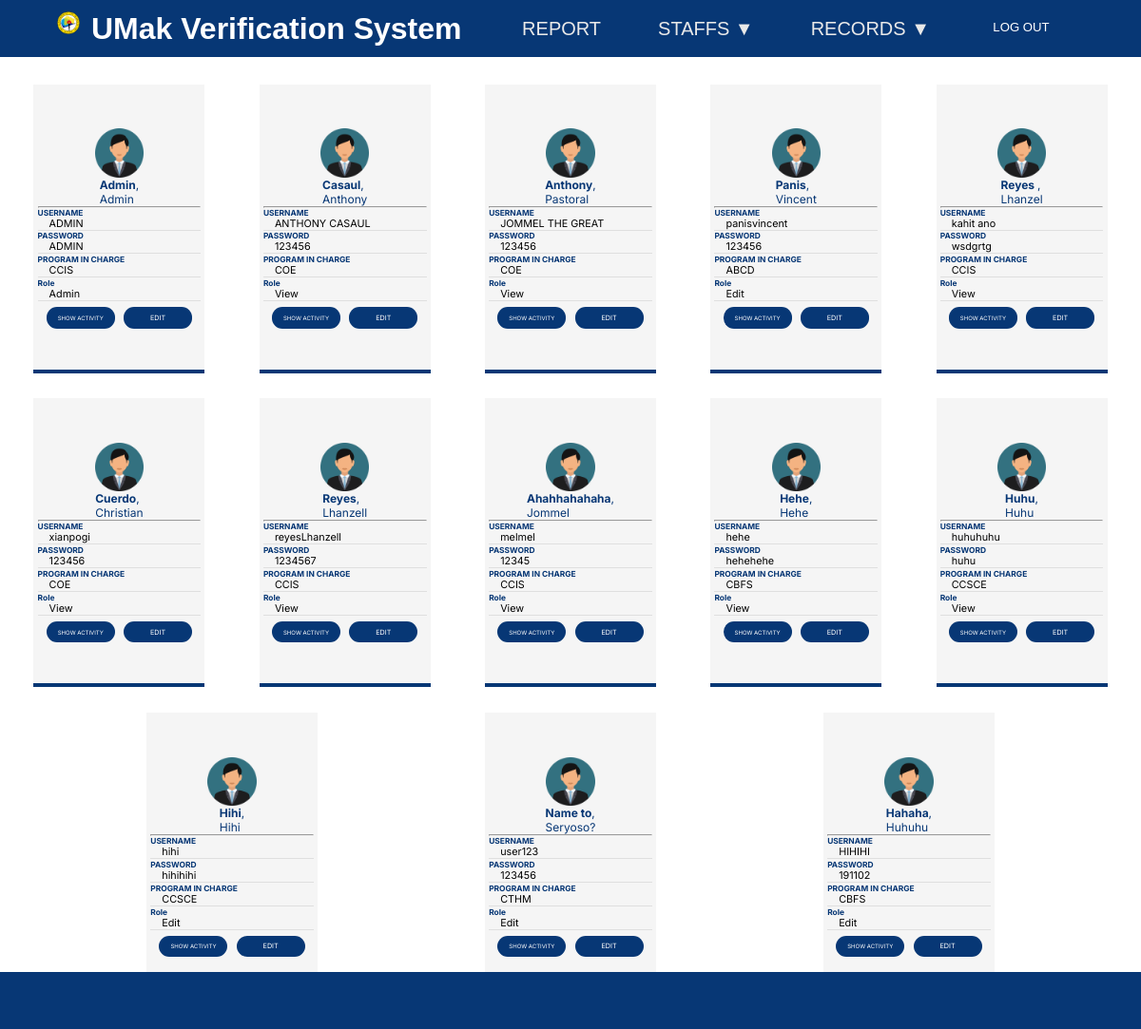
Screenshot of /admin_staff.php (signed in) with the database file from the repository.
### tables this page shows
CREATE TABLE `accounts` (
  `account_id` int(5) NOT NULL,
  `Last_Name` varchar(250) NOT NULL,
  `First_Name` varchar(250) NOT NULL,
  `MIddle_Name` varchar(250) NOT NULL,
  `account_username` varchar(50) NOT NULL,
  `account_password` varchar(50) NOT NULL,
  `Email` varchar(250) NOT NULL,
  `Contact` int(15) NOT NULL,
  `Program_in_Charge` varchar(250) NOT NULL,
  `account_tag` varchar(50) NOT NULL
);

### admin_staff.php (the view, shortened to what this page needs)
<?php
include 'condb.php';
$username = $_SESSION['username'];
$select = mysqli_query($conn, "SELECT * FROM `accounts`") or die('query failed');
$navBar = mysqli_query($conn, "SELECT * FROM `accounts` WHERE Email = '$username'") or die('query failed');
$rowNavBar = $navBar->fetch_assoc();
$account_tag = $rowNavBar['account_tag'];
$Admin = "Admin";
?>
<!DOCTYPE html>
<html>
    <head>
        <link rel="stylesheet" href="admin_staff.css">
    </head>
<body>
    <div class="menu-bar">
      <div class="logoText">
        <img src="img/UMakLogo.png" alt="" class="umakLogo">
        <h1 class="logo">UMak Verification System</span></h1>
      </div>
      <ul>
      <?php
         if($account_tag == $Admin){
          echo '
          <li><a href="dashboard.php">REPORT</a></li>
          <li>
            <a href="admin_staff.php">STAFFS ▼</a>
            <div class="dropdown-menu">
              <ul>
                <li><a href="admin_staff.php">View Staffs</a></li>
                <li><a href="addStaff.php">Add Staffs</a></li>
                <li><a href="staffactivity.php">Show Staff Activities</a></li>
              </ul>
            </div>
          </li>';
         }
        ?>
        <li>
          <a href="records.php">RECORDS ▼</a>
        </li>
        <li>
          <form action="index.php" method="post">
            <button type="submit" name="logout" class="logout">LOG OUT</button>
          </form>
        </li>
      </ul>
    </div>
    <div class="container">
    <?php
        if(mysqli_num_rows($select) > 0){
			while($row = mysqli_fetch_assoc($select)){
                $id = $row['account_id'];
                $lname = ucfirst(strtolower($row['Last_Name']));
                $fname = ucfirst(strtolower($row['First_Name']));
                $username = $row['account_username'];
                $password = $row['account_password'];
                $program = strtoupper($row['Program_in_Charge']);
                $tag = $row['account_tag'];
                echo '<div class="box">
                        <img src="img/userpic.png" class="usericon">
                            <div class="sName">
                                <p class="surname"><b>'.$lname.'</b>,</p>
                                <p class="fname">'.$fname.'</p>
                            </div>
                            <hr class="line">
                            <div class="belowBox">
                                <p class="text"><b>USERNAME</b></p>
                                <p class="php">'.$username.'</p>
                                <p class="text"><b>PASSWORD</b></p>
                                <p class="php">'.$password.'</p>
                                <p class="text"><b>PROGRAM IN CHARGE</b></p>
                                <p class="php">'.$program.'</p>
                                <p class="text"><b>Role</b></p>
                                <p class="php">'.$tag.'</p>
                            </div>
                            <div class="boxbutton">
                                <form method="post" action="staff_validator.php">
                                <input type="hidden" name="id" value="' . $id . '">
                                <a href="recentAct.php">
                                <button type="submit" class="btn showact_button">SHOW ACTIVITY</button>
                                </a>
                                </form>
                                  <form method="post" action="input.php">
                                  <input type="hidden" name="id" value="'. $id .'">
                                <a href="editStaff.php">
                                <button type="submit" class="btn editact_button">EDIT</button>
                                </a>
                            </div>
                                </form>
                        </div>';
    ?>
    <?php
   }
  }
  else{
      echo "<div class='no_data'>No Data Found</div>";
  }
  ?>
    <footer>
    </footer>
</body>
</html>

### admin_staff.css (style rules this page uses)
:root { --color-primary: #0073ff; --color-white: #e9e9e9; --color-black: #141d28; --color-black-1: #212b38; }
* { margin: 0; padding: 0; box-sizing: border-box; }
body { font-family: sans-serif; }
h1 { color: white; }
.logoText { display: flex; }
.umakLogo { height: 2vw; margin-right: 1vw; }
.menu-bar { background-color: #073775; height: 60px; width: 100%; display: flex; justify-content: space-between; align-items: center; padding: 0 5%; position: relative; }
.menu-bar ul { list-style: none; display: flex; }
.menu-bar ul li { padding: 10px 30px; position: relative; }
.menu-bar ul li a { font-size: 20px; color: var(--color-white); text-decoration: none; transition: all 0.3s; }
.menu-bar li .logout { background-color: rgba(0, 0, 0, 0); font-size: 1.1vw; width: 6vw; color: white; border: none; cursor: pointer; }
.container { width: auto; margin: 0.5em; padding: 0.5em; display: flex; justify-content: space-evenly; flex-flow: wrap; row-gap: 0.1em; column-gap: 2em; }
.box { width: 15vw; height: 38vh; background: whitesmoke; margin: 1.5em 0.7em; padding: 0.5em; font-family: "Inter", sans-serif; display: flex; flex-direction: column; justify-content: center; align-content: center; font-size: 0.7vw; overflow: hidden; border-bottom: #073775 4px solid; transition: all 0.3s ease; }
.usericon { width: 30%; margin-top: 2%; display: block; margin-left: auto; margin-right: auto; }
.sName { align-items: center; align-self: center; color: #073775; font-size: 1vw; }
.belowBox { bottom: 0; height: 8vw; }
.boxbutton { position: relative; margin-top: 5%; display: flex; justify-content: space-evenly; }
.showact_button { font-family: "Inter", sans-serif; font-size: 0.5vw; background: #073775; width: 6vw; height: 2.8vh; text-align: center; text-decoration: none; color: #fff; border: none; border-radius: 11px; cursor: pointer; }
.editact_button { font-family: "Inter", sans-serif; font-size: 0.6vw; background: #073775; width: 6vw; height: 2.8vh; text-align: center; text-decoration: none; color: #fff; border: none; border-radius: 11px; cursor: pointer; }
.text { color: #073775; }
.php { font-size: 0.9vw; text-indent: 1vw; border-bottom: 1px rgb(223, 223, 223) solid; margin-bottom: 0.5%; }
footer { background-color: #073775; position: fixed; bottom: 0; height: 5.5%; width: 100%; }

### rows the page displays
accounts: Last_Name "Admin", First_Name "Admin", account_username "ADMIN", account_password "ADMIN", Program_in_Charge "CCIS", account_tag "Admin"
accounts: Last_Name "Casaul", First_Name "Anthony", account_username "ANTHONY CASAUL", account_password "123456", Program_in_Charge "COE", account_tag "View"
accounts: Last_Name "Anthony", First_Name "Pastoral", account_username "JOMMEL THE GREAT", account_password "123456", Program_in_Charge "COE", account_tag "View"
accounts: Last_Name "Panis", First_Name "Vincent", account_username "panisvincent", account_password "123456", Program_in_Charge "ABCD", account_tag "Edit"
accounts: Last_Name "Reyes", First_Name "Lhanzel", account_username "kahit ano", account_password "wsdgrtg", Program_in_Charge "CCIS", account_tag "View"
accounts: Last_Name "Cuerdo", First_Name "Christian", account_username "xianpogi", account_password "123456", Program_in_Charge "COE", account_tag "View"
accounts: Last_Name "Reyes", First_Name "Lhanzell", account_username "reyesLhanzell", account_password "1234567", Program_in_Charge "CCIS", account_tag "View"
accounts: Last_Name "Ahahhahahaha", First_Name "Jommel", account_username "melmel", account_password "12345", Program_in_Charge "CCIS", account_tag "View"
accounts: Last_Name "Hehe", First_Name "Hehe", account_username "hehe", account_password "hehehehe", Program_in_Charge "CBFS", account_tag "View"
accounts: Last_Name "Huhu", First_Name "Huhu", account_username "huhuhuhu", account_password "huhu", Program_in_Charge "CCSCE", account_tag "View"
accounts: Last_Name "Hihi", First_Name "Hihi", account_username "hihi", account_password "hihihihi", Program_in_Charge "CCSCE", account_tag "Edit"
accounts: Last_Name "Name to", First_Name "Seryoso?", account_username "user123", account_password "123456", Program_in_Charge "CTHM", account_tag "Edit"
accounts: Last_Name "Hahaha", First_Name "Huhuhu", account_username "HIHIHI", account_password "191102", Program_in_Charge "CBFS", account_tag "Edit"
